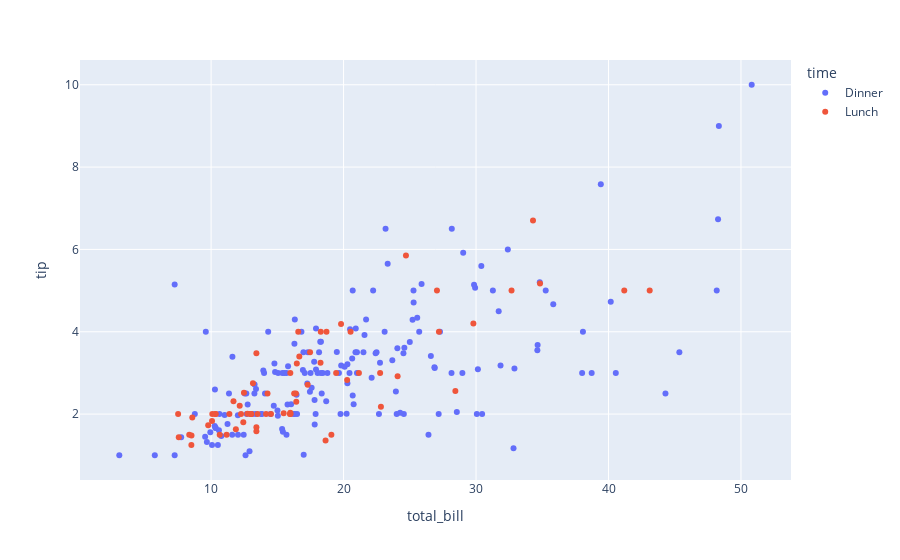

This figure's notebook cell:
### Markdown cell above
## 5.Scatter plot

### Code cell
px.scatter(data,x="total_bill",y="tip",color="time")

### Figure 1 — Plotly figure (JSON) as saved in the notebook; plotly's stock layout.template omitted (floating-point values rounded to 4 significant figures; data arrays with more than 128 entries replaced by an {"elided": "..."} marker saying what was removed)
{"data": [{"hovertemplate": "time=Dinner<br>total_bill=%{x}<br>tip=%{y}<extra></extra>", "legendgroup": "Dinner", "marker": {"color": "#636efa", "symbol": "circle"}, "mode": "markers", "name": "Dinner", "orientation": "v", "showlegend": true, "type": "scatter", "x": {"elided": "176 float values"}, "xaxis": "x", "y": {"elided": "176 float values"}, "yaxis": "y"}, {"hovertemplate": "time=Lunch<br>total_bill=%{x}<br>tip=%{y}<extra></extra>", "legendgroup": "Lunch", "marker": {"color": "#EF553B", "symbol": "circle"}, "mode": "markers", "name": "Lunch", "orientation": "v", "showlegend": true, "type": "scatter", "x": [27.2, 22.76, 17.29, 19.44, 16.66, 10.07, 32.68, 15.98, 34.83, 13.03, 18.28, 24.71, 21.16, 10.65, 12.43, 24.08, 11.69, 13.42, 14.26, 15.95, 12.48, 29.8, 8.52, 14.52, 11.38, 22.82, 19.08, 20.27, 11.17, 12.26, 18.26, 8.51, 10.33, 14.15, 16.0, 13.16, 17.47, 34.3, 41.19, 27.05, 16.43, 8.35, 18.64, 11.87, 9.78, 7.51, 19.81, 28.44, 15.48, 16.58, 7.56, 10.34, 43.11, 13.0, 13.51, 18.71, 12.74, 13.0, 16.4, 20.53, 16.47, 12.16, 13.42, 8.58, 15.98, 13.42, 16.27, 10.09], "xaxis": "x", "y": [4.0, 3.0, 2.71, 3.0, 3.4, 1.83, 5.0, 2.03, 5.17, 2.0, 4.0, 5.85, 3.0, 1.5, 1.8, 2.92, 2.31, 1.68, 2.5, 2.0, 2.52, 4.2, 1.48, 2.0, 2.0, 2.18, 1.5, 2.83, 1.5, 2.0, 3.25, 1.25, 2.0, 2.0, 2.0, 2.75, 3.5, 6.7, 5.0, 5.0, 2.3, 1.5, 1.36, 1.63, 1.73, 2.0, 4.19, 2.56, 2.02, 4.0, 1.44, 2.0, 5.0, 2.0, 2.0, 4.0, 2.01, 2.0, 2.5, 4.0, 3.23, 2.2, 3.48, 1.92, 3.0, 1.58, 2.5, 2.0], "yaxis": "y"}], "layout": {"autosize": true, "legend": {"title": {"text": "time"}, "tracegroupgap": 0}, "margin": {"t": 60}, "xaxis": {"anchor": "y", "autorange": true, "domain": [0, 1], "range": [0.07914, 53.8], "title": {"text": "total_bill"}, "type": "linear"}, "yaxis": {"anchor": "x", "autorange": true, "domain": [0, 1], "range": [0.3031, 10.7], "title": {"text": "tip"}, "type": "linear"}}}
